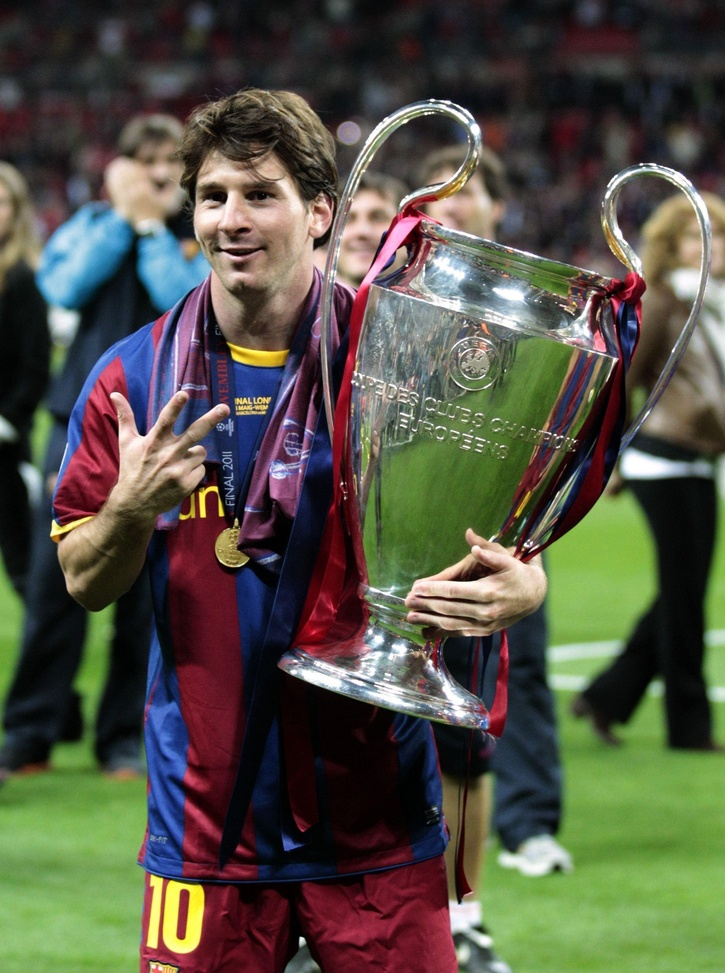
#> input picture part3/data/messi.jpg, 725 x 973 px, shrunk from 2364 x 3171 before the run, found by its file name
$ python part3.py   (older library calls are emulated)
#> lines starting #> are read from the running program, lines starting #| are printed output that depends on the picture
#!/usr/bin/env python3
# -*- coding: utf-8 -*-

"""
PRAKTIKUM MINGGU 3
Deteksi Tepi & Ekstraksi Fitur Citra

Tugas:
1. Menerapkan Sobel dan Canny.
2. Membandingkan Canny dengan 3 pasangan threshold.
3. Membandingkan SIFT dan ORB berdasarkan:
   - jumlah keypoint
   - waktu eksekusi
4. Menghasilkan gambar hasil dan laporan.

Input:
- Menggunakan gambar milik mahasiswa.
- Letakkan gambar di folder yang sama dengan file Python.

Output:
- output/
    ├── citra_asli_grayscale.png
    ├── tugas1_sobel_vs_canny.png
    ├── tugas2_keypoints_sift_vs_orb.png
    ├── tugas2_benchmark_sift_vs_orb.png
    └── laporan_praktikum_minggu3.md
"""

# ============================================================
# IMPORT LIBRARY
# ============================================================

import cv2
import numpy as np
import matplotlib

# Agar bisa dijalankan tanpa GUI
matplotlib.use("Agg")

import matplotlib.pyplot as plt

import time
from pathlib import Path


# ============================================================
# KONFIGURASI
# ============================================================

# ------------------------------------------------------------
# 1. GAMBAR INPUT
# ------------------------------------------------------------

IMAGE_PATH = "C:/Users/dalleno/Dokumen/komputer pelihat/part3//data//messi.jpg"


# ------------------------------------------------------------
# Nama folder untuk menyimpan hasil
# ------------------------------------------------------------

OUTPUT_DIR = "output"


# ------------------------------------------------------------
# Tiga setting threshold Canny
# ------------------------------------------------------------

CANNY_SETTINGS = [
    ("Longgar", 30, 90),
    ("Sedang", 100, 200),
    ("Ketat", 150, 250),
]


# ------------------------------------------------------------
# Jumlah pengulangan benchmark
# ------------------------------------------------------------

N_ULANGAN = 20


# ------------------------------------------------------------
# Maksimum fitur ORB
# ------------------------------------------------------------

JUMLAH_FITUR_MAKS = 500


# ============================================================
# FUNGSI 1
# MEMBUAT FOLDER OUTPUT
# ============================================================

def buat_folder_output():

    output_path = Path(OUTPUT_DIR)

    output_path.mkdir(
        parents=True,
        exist_ok=True
    )

    return output_path


# ============================================================
# FUNGSI 2
# MEMBACA GAMBAR
# ============================================================

def baca_gambar(path):

    print("=" * 60)
    print("MEMBACA GAMBAR")
    print("=" * 60)

    print(f"Path gambar : {path}")

    # Membaca gambar dalam format grayscale
    image = cv2.imread(
        path,
        cv2.IMREAD_GRAYSCALE
    )
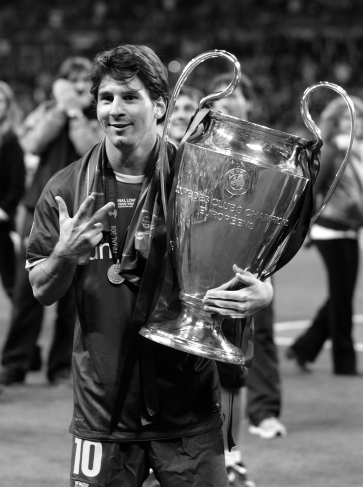
#> image: shape (973, 725) (shown at 1/2 size); min 0, max 255, mean 81.6

    # Mengecek apakah gambar berhasil dibaca
    if image is None:

        raise FileNotFoundError(
            f"\nGambar tidak ditemukan!\n"
            f"Pastikan file '{path}' berada di folder yang sama "
            f"dengan program Python.\n"
        )

    print(f"Ukuran gambar : {image.shape[1]} x {image.shape[0]}")
#| Ukuran gambar : 725 x 973
    print("Gambar berhasil dibaca.")

    return image


# ============================================================
# FUNGSI 3
# MENYIMPAN GAMBAR ASLI
# ============================================================

def simpan_gambar_asli(image, output_path):

    file_path = output_path / "citra_asli_grayscale.png"

    cv2.imwrite(
        str(file_path),
        image
    )

    print(
        f"\n[OK] Citra grayscale disimpan:"
        f"\n    {file_path}"
    )


# ============================================================
# TUGAS 1
# SOBEL
# ============================================================

def hitung_sobel(image):

    # Gradien arah X
    gx = cv2.Sobel(
        image,
        cv2.CV_64F,
        1,
        0,
        ksize=3
    )

    # Gradien arah Y
    gy = cv2.Sobel(
        image,
        cv2.CV_64F,
        0,
        1,
        ksize=3
    )
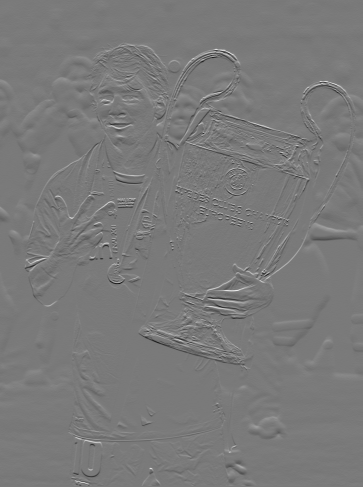
#> gy: shape (973, 725) float64 (shown at 1/2 size); min -908, max 988, mean 0.7; drawn with min black and max white

    # Magnitudo gradien
    magnitude = cv2.magnitude(
        gx.astype(np.float32),
        gy.astype(np.float32)
    )
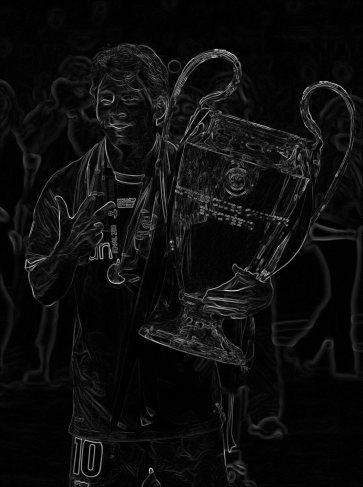
#> magnitude: shape (973, 725) float32 (shown at 1/2 size); min 0, max 989.6, mean 54; drawn with min black and max white

    # Normalisasi menjadi 0-255
    magnitude = cv2.normalize(
        magnitude,
        None,
        0,
        255,
        cv2.NORM_MINMAX
    )

    magnitude = magnitude.astype(
        np.uint8
    )

    return magnitude


# ============================================================
# TUGAS 1
# SOBEL + CANNY
# ============================================================

def tugas1_deteksi_tepi(
    image,
    output_path
):

    print("\n")
    print("=" * 60)
    print("TUGAS 1 - DETEKSI TEPI")
    print("SOBEL VS CANNY")
    print("=" * 60)

    # --------------------------------------------------------
    # SOBEL
    # --------------------------------------------------------

    sobel = hitung_sobel(image)

    # --------------------------------------------------------
    # CANNY
    # --------------------------------------------------------

    hasil_canny = []

    for nama, threshold_low, threshold_high in CANNY_SETTINGS:

        hasil = cv2.Canny(
            image,
            threshold_low,
            threshold_high
        )

        jumlah_tepi = np.count_nonzero(
            hasil
        )

        total_pixel = hasil.size

        persentase = (
            jumlah_tepi /
            total_pixel
        ) * 100

        hasil_canny.append(
            (
                nama,
                threshold_low,
                threshold_high,
                hasil,
                jumlah_tepi,
                persentase
            )
        )

        print(
            f"\nCanny {nama}"
        )

        print(
            f"Threshold       : "
            f"{threshold_low} - {threshold_high}"
        )

        print(
            f"Jumlah tepi     : "
            f"{jumlah_tepi} piksel"
        )

        print(
            f"Persentase      : "
            f"{persentase:.2f}%"
        )
#> this loop made 3 passes
#> (jumlah_tepi, persentase) on passes 1 to 3: (80634, 11.43), (43442, 6.16), (33188, 4.7)
#> (printed output is left out)
#> pass 1, in tugas1_deteksi_tepi, `hasil = cv2.Canny( image, threshold_low, threshold_high )`:
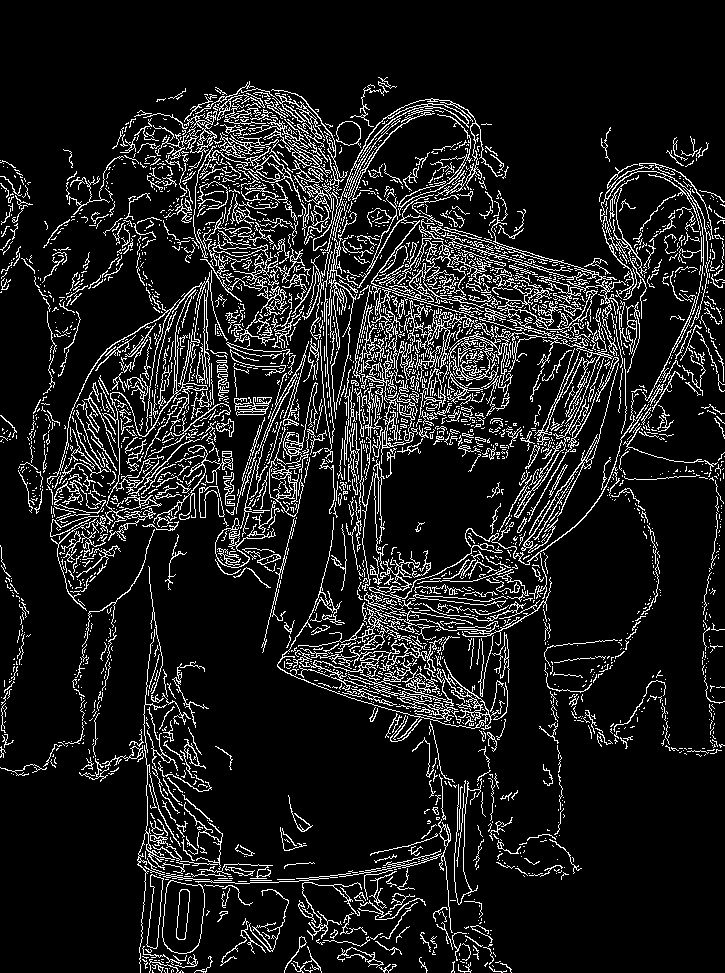
#> hasil: shape (973, 725); 11.4% white in thin lines or dots
#> pass 3, in tugas1_deteksi_tepi, `hasil = cv2.Canny( image, threshold_low, threshold_high )`:
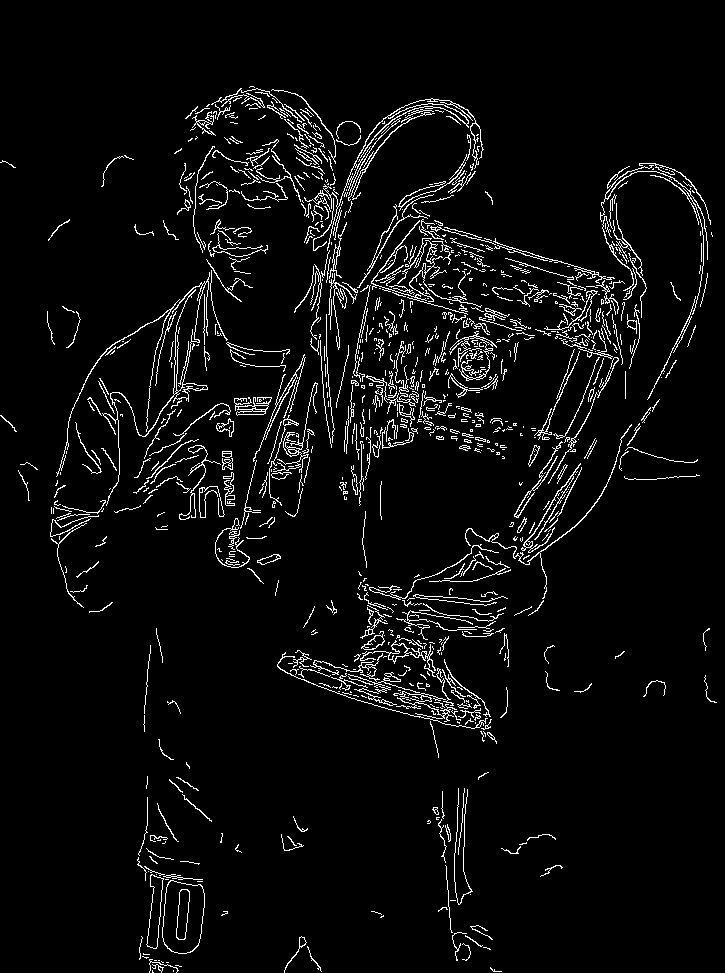
#> hasil: shape (973, 725); 4.7% white in thin lines or dots
#> after the loop, hasil_canny = 3 items

    # --------------------------------------------------------
    # MEMBUAT FIGURE
    # --------------------------------------------------------

    jumlah_panel = 2 + len(
        hasil_canny
    )
#> jumlah_panel = 5
#> (the rest of the program and of its run is left out)
